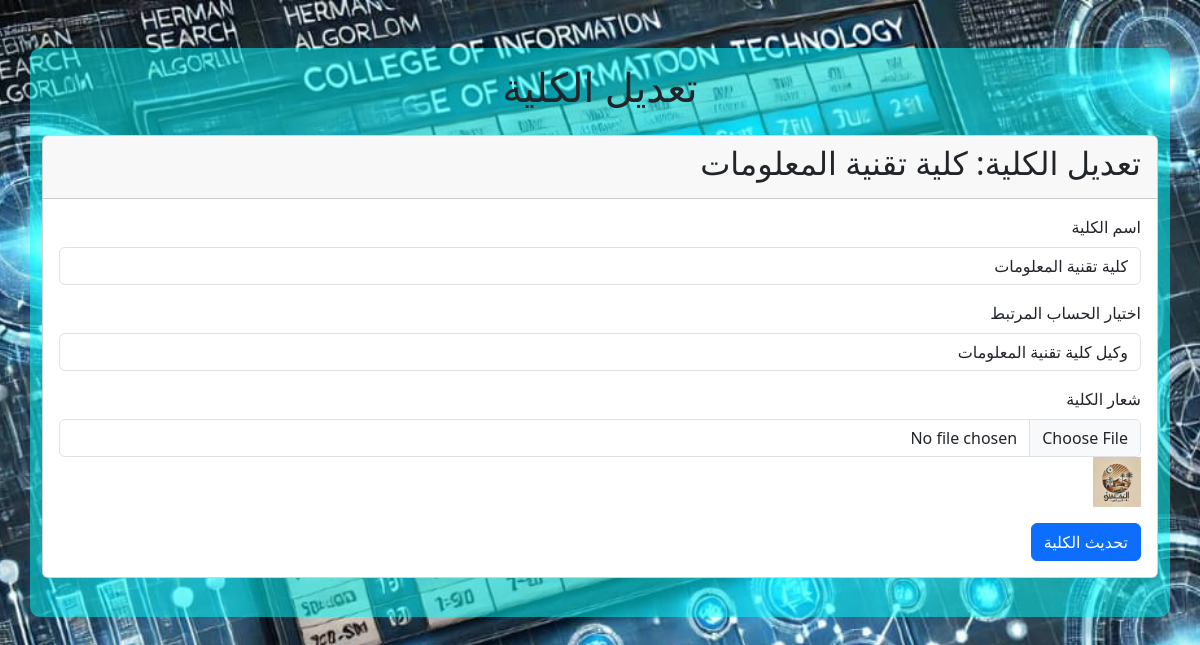
The page /edit_college/1/ (signed in) on the database its author committed.
### scheduler/models.py (models this page shows, shortened)
class College(models.Model):
    name = models.CharField(max_length=100)
    user = models.OneToOneField(User, models.SET_NULL ,null=True, blank=True)  # لكل كلية حساب مرتبط
    logo = models.ImageField(upload_to='college_logos/', null=True, blank=True)  # حقل الشعار
    created_at = models.DateTimeField(auto_now_add=True)

### scheduler/views.py (the view, shortened to what this page needs)
# urls.py: path('edit_college/<int:college_id>/', views.edit_college, name='edit_college'),
@login_required(login_url='Login_view')
def edit_college(request, college_id):
    college = get_object_or_404(College, id=college_id)
    if not request.user.is_superuser:  # تأكد أن المستخدم هو مشرف
        return render(request, 'error.html', {'message': 'ليس لديك الصلاحية للوصول لهذه الصفحة.'})
    users = User.objects.all()  # للحصول على المستخدمين لاختيار الحساب المرتبط
    return render(request, 'edit_college.html', {
        'college': college,
        'users': users,
    })

### templates/edit_college.html (shortened to what this page needs)
{% extends 'base.html' %}
{% load static %}
{% block contant %}
<div class="container mt-5" dir="rtl">
    <h1 class="text-center mb-4">تعديل الكلية</h1>
    <div class="card mb-4">
        <div class="card-header">
            <h2>تعديل الكلية: {{ college.name }}</h2>
        </div>
        <div class="card-body">
            <form method="POST" enctype="multipart/form-data">
                <div class="mb-3">
                    <label for="college_name" class="form-label">اسم الكلية</label>
                    <input type="text" name="college_name" id="college_name" class="form-control" value="{{ college.name }}" required>
                </div>
                <div class="mb-3">
                    <label for="user_id" class="form-label">اختيار الحساب المرتبط</label>
                    <select name="user_id" id="user_id" class="form-control" required>
                        {% for user in users %}
                            <option value="{{ user.id }}" {% if user.id == college.user.id %}selected{% endif %}>{{ user.username }}</option>
                        {% endfor %}
                    </select>
                </div>
                <div class="mb-3">
                    <label for="logo" class="form-label">شعار الكلية</label>
                    <input type="file" name="logo" id="logo" class="form-control" accept="image/*">
                    {% if college.logo %}
                        <img src="{{ college.logo.url }}" alt="شعار الكلية" width="50" height="50">
                    {% endif %}
                </div>
                <button type="submit" class="btn btn-primary">تحديث الكلية</button>
            </form>
        </div>
    </div>
</div>
{% endblock %}

### schedule_optimizer/static/css/main.css (style rules this page uses)
.container { background-color:rgba(0, 255, 255, 0.5); padding: 15px; border-radius: 10px; }

### rows shown on the page
College: name "كلية تقنية المعلومات", college_name "كلية تقنية المعلومات", user_id "وكيل كلية تقنية المعلومات", logo (picture)
